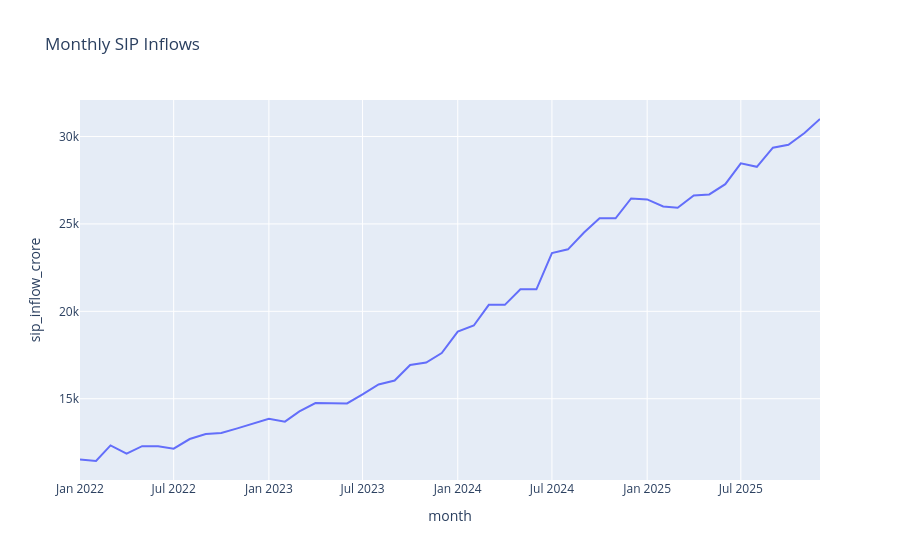

Notebook code cell kept with this figure:
### Code cell
import warnings
warnings.filterwarnings("ignore")
sns.set_theme(style="darkgrid")

# ── CHART 1: NAV Trend Lines ──────────────────────────────────────────
fig, ax = plt.subplots(figsize=(14,5))
for code in nav["amfi_code"].unique()[:10]:
    subset = nav[nav["amfi_code"]==code]
    ax.plot(subset["date"], subset["nav"], label=str(code), linewidth=0.8)
ax.set_title("NAV Trends 2022–2026")
ax.set_xlabel("Date")
ax.set_ylabel("NAV (₹)")
ax.legend(fontsize=6, ncol=2)
plt.tight_layout()
plt.savefig("../data/processed/chart1_nav_trends.png", dpi=150)
plt.show()

# ── CHART 2: AUM by Fund House ────────────────────────────────────────
print("AUM cols:", aum.columns.tolist())
aum_col = [c for c in aum.columns if "aum" in c.lower()][0]
fund_col = [c for c in aum.columns if "fund" in c.lower() or "house" in c.lower()][0]
plt.figure(figsize=(12,5))
sns.barplot(data=aum.head(20), x=fund_col, y=aum_col)
plt.title("AUM by Fund House")
plt.xticks(rotation=45, ha="right")
plt.tight_layout()
plt.savefig("../data/processed/chart2_aum.png", dpi=150)
plt.show()

# ── CHART 3: SIP Inflow Time Series ──────────────────────────────────
print("SIP cols:", sip.columns.tolist())
date_col = sip.columns[0]
val_col = [c for c in sip.columns if c != date_col][0]
sip[date_col] = pd.to_datetime(sip[date_col], errors="coerce")
fig = px.line(sip, x=date_col, y=val_col, title="Monthly SIP Inflows")
fig.write_html("../data/processed/chart3_sip.html")
fig.show()

# ── CHART 4: Category Inflow Heatmap ─────────────────────────────────
print("CAT cols:", cat.columns.tolist())

### Figure 1 — Plotly figure (JSON) as saved in the notebook; plotly's stock layout.template omitted (floating-point values rounded to 4 significant figures)
{"data": [{"hovertemplate": "month=%{x}<br>sip_inflow_crore=%{y}<extra></extra>", "legendgroup": "", "line": {"color": "#636efa", "dash": "solid"}, "marker": {"symbol": "circle"}, "mode": "lines", "name": "", "orientation": "v", "showlegend": false, "type": "scatter", "x": ["2022-01-01T00:00:00.000000", "2022-02-01T00:00:00.000000", "2022-03-01T00:00:00.000000", "2022-04-01T00:00:00.000000", "2022-05-01T00:00:00.000000", "2022-06-01T00:00:00.000000", "2022-07-01T00:00:00.000000", "2022-08-01T00:00:00.000000", "2022-09-01T00:00:00.000000", "2022-10-01T00:00:00.000000", "2022-11-01T00:00:00.000000", "2022-12-01T00:00:00.000000", "2023-01-01T00:00:00.000000", "2023-02-01T00:00:00.000000", "2023-03-01T00:00:00.000000", "2023-04-01T00:00:00.000000", "2023-05-01T00:00:00.000000", "2023-06-01T00:00:00.000000", "2023-07-01T00:00:00.000000", "2023-08-01T00:00:00.000000", "2023-09-01T00:00:00.000000", "2023-10-01T00:00:00.000000", "2023-11-01T00:00:00.000000", "2023-12-01T00:00:00.000000", "2024-01-01T00:00:00.000000", "2024-02-01T00:00:00.000000", "2024-03-01T00:00:00.000000", "2024-04-01T00:00:00.000000", "2024-05-01T00:00:00.000000", "2024-06-01T00:00:00.000000", "2024-07-01T00:00:00.000000", "2024-08-01T00:00:00.000000", "2024-09-01T00:00:00.000000", "2024-10-01T00:00:00.000000", "2024-11-01T00:00:00.000000", "2024-12-01T00:00:00.000000", "2025-01-01T00:00:00.000000", "2025-02-01T00:00:00.000000", "2025-03-01T00:00:00.000000", "2025-04-01T00:00:00.000000", "2025-05-01T00:00:00.000000", "2025-06-01T00:00:00.000000", "2025-07-01T00:00:00.000000", "2025-08-01T00:00:00.000000", "2025-09-01T00:00:00.000000", "2025-10-01T00:00:00.000000", "2025-11-01T00:00:00.000000", "2025-12-01T00:00:00.000000"], "xaxis": "x", "y": [11517, 11438, 12328, 11863, 12286, 12276, 12140, 12694, 12976, 13040, 13306, 13573, 13856, 13687, 14276, 14749, 14749, 14734, 15245, 15814, 16042, 16928, 17073, 17610, 18838, 19187, 20371, 20371, 21262, 21262, 23332, 23547, 24509, 25323, 25320, 26459, 26400, 25999, 25926, 26632, 26688, 27274, 28464, 28265, 29361, 29529, 30200, 31002], "yaxis": "y"}], "layout": {"legend": {"tracegroupgap": 0}, "title": {"text": "Monthly SIP Inflows"}, "xaxis": {"anchor": "y", "domain": [0, 1], "title": {"text": "month"}}, "yaxis": {"anchor": "x", "domain": [0, 1], "title": {"text": "sip_inflow_crore"}}}}
